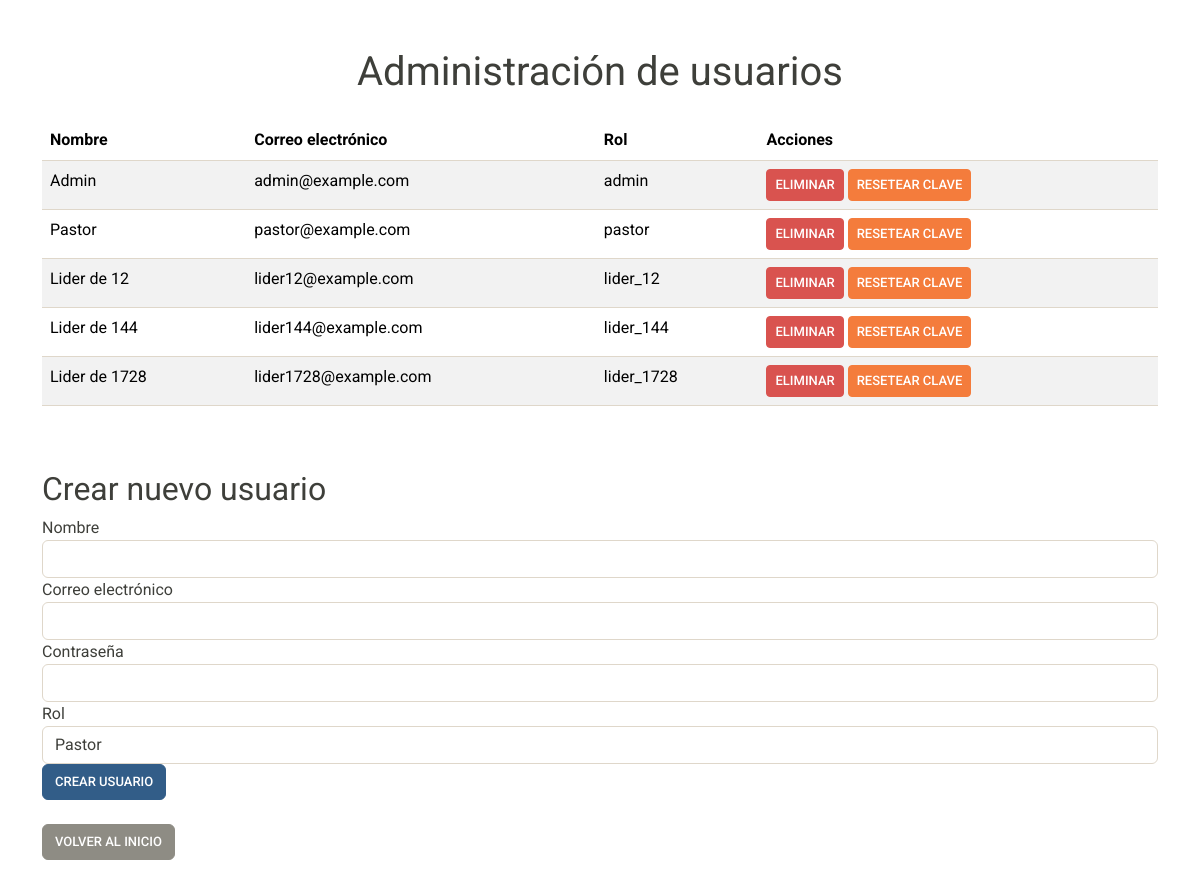
/usuarios.php (signed in), run on the app's committed database.
### tables this page shows
CREATE TABLE usuarios (
    id INT AUTO_INCREMENT PRIMARY KEY,
    nombre VARCHAR(50) NOT NULL,
    email VARCHAR(50) UNIQUE NOT NULL,
    password VARCHAR(255) NOT NULL,
    rol VARCHAR(20) NOT NULL
);

### usuarios.php (the view, shortened to what this page needs)
<?php
require_once 'config.php';
$usuarios = obtenerUsuarios();
?>
<!DOCTYPE html>
<html lang="es">
<head>
    <link rel="stylesheet" href="css/bootstrap.min.css">
</head>
<body>
    <div class="container my-5">
        <h1 class="text-center mb-4">Administración de usuarios</h1>
        <div class="table-responsive">
            <table class="table table-striped">
                <thead>
                    <tr>
                        <th>Nombre</th>
                        <th>Correo electrónico</th>
                        <th>Rol</th>
                        <th>Acciones</th>
                    </tr>
                </thead>
                <tbody>
                    <?php foreach ($usuarios as $usuario) { ?>
                        <tr>
                            <td><?php echo $usuario['nombre']; ?></td>
                            <td><?php echo $usuario['email']; ?></td>
                            <td><?php echo $usuario['rol']; ?></td>
                            <td>
                                <form method="post" action="<?php echo htmlspecialchars($_SERVER["PHP_SELF"]);?>">
                                    <button type="submit" name="accion" value="eliminar" class="btn btn-danger btn-sm">Eliminar</button>
                                    <button type="submit" name="accion" value="resetear_clave" class="btn btn-warning btn-sm">Resetear clave</button>
                                </form>
                            </td>
                        </tr>
                    <?php } ?>
                </tbody>
            </table>
        </div>
        <h2 class="mt-5">Crear nuevo usuario</h2>
        <form method="post" action="<?php echo htmlspecialchars($_SERVER["PHP_SELF"]);?>">
            <div class="form-group">
                <label for="nombre">Nombre</label>
                <input type="text" class="form-control" id="nombre" name="nombre" required>
            </div>
            <div class="form-group">
                <label for="email">Correo electrónico</label>
                <input type="email" class="form-control" id="email" name="email" required>
            </div>
            <div class="form-group">
                <label for="password">Contraseña</label>
                <input type="password" class="form-control" id="password" name="password" required>
            </div>
            <div class="form-group">
                <label for="rol">Rol</label>
                <select class="form-control" id="rol" name="rol" required>
                    <option value="pastor">Pastor</option>
                </select>
            </div>
            <button type="submit" class="btn btn-primary btn-block">Crear usuario</button>
        </form>
        <a href="dashboard.php" class="btn btn-secondary btn-block mt-4">Volver al inicio</a>
    </div>
</body>
</html>
<?php
function obtenerUsuarios() {
    global $conn;
    $sql = "SELECT * FROM usuarios";
    $stmt = $conn->prepare($sql);
    $stmt->execute();
    $result = $stmt->get_result();
    return $result->fetch_all(MYSQLI_ASSOC);
}
?>

### data on the page
usuarios: nombre "Admin", email "admin@example.com", rol "admin"
usuarios: nombre "Pastor", email "pastor@example.com", rol "pastor"
usuarios: nombre "Lider de 12", email "lider12@example.com", rol "lider_12"
usuarios: nombre "Lider de 144", email "lider144@example.com", rol "lider_144"
usuarios: nombre "Lider de 1728", email "lider1728@example.com", rol "lider_1728"
